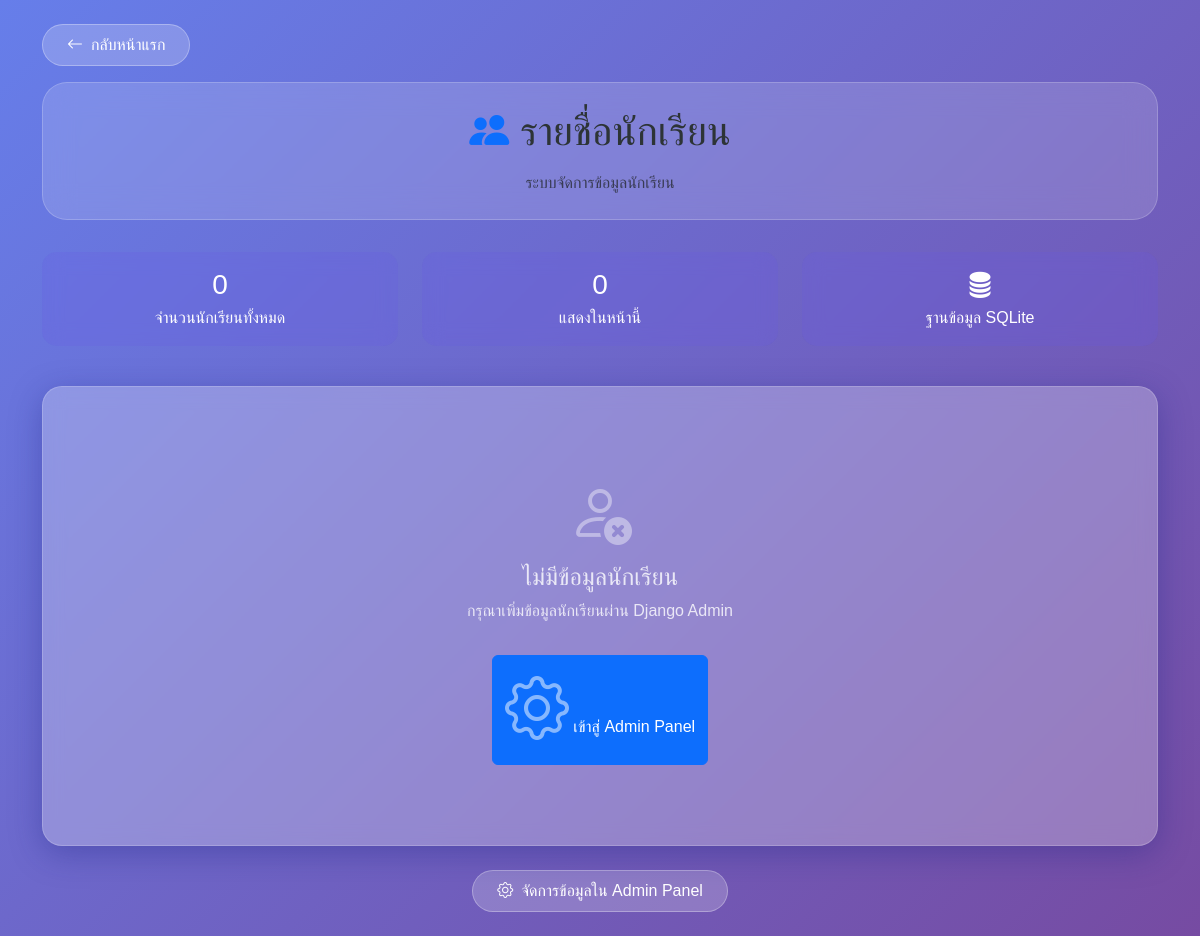
/students/, run on an earlier commit of the app's database.
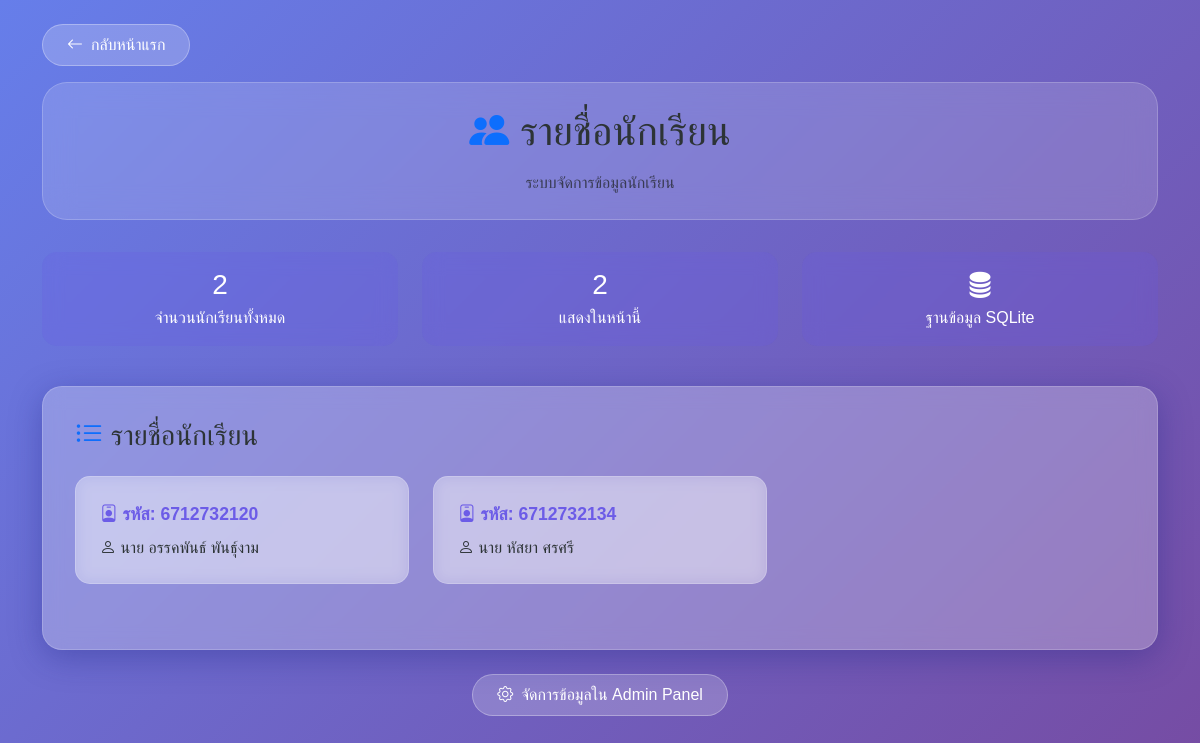
And on a later commit of the database.
### main/models.py (models this page shows, shortened)
class Students(models.Model):
    student_id = models.IntegerField(unique=True)
    name_prefix = models.CharField(choices=PREFIX_CHOICES, max_length=10)
    first_name = models.CharField(max_length=100)
    last_name = models.CharField(max_length=100)
    class Meta:
        verbose_name = "นักเรียน"
        verbose_name_plural = "นักเรียน"

### main/views.py (the view)
# urls.py: path('students/', views.students_list, name='students'),
def students_list(request):
    students = Students.objects.all().order_by('student_id')
    context = {
        'students': students,
        'total_students': students.count(),
    }
    return render(request, 'main/students.html', context)

### main/templates/main/students.html (shortened to what this page needs)
<!DOCTYPE html>
<html lang="th">
<head>
    <link href="https://cdn.jsdelivr.net/npm/bootstrap@5.3.0/dist/css/bootstrap.min.css" rel="stylesheet">
    <link rel="stylesheet" href="https://cdn.jsdelivr.net/npm/bootstrap-icons@1.10.0/font/bootstrap-icons.css">
</head>
<body>
    <div class="container py-4">
        <div class="mb-3">
            <a href="{% url 'main:index' %}" class="btn-back">
                <i class="bi bi-arrow-left"></i>
                กลับหน้าแรก
            </a>
        </div>
        <div class="header-glass fade-in">
            <h1 class="mb-3">
                <i class="bi bi-people-fill text-primary"></i>
                รายชื่อนักเรียน
            </h1>
            <p class="mb-0 text-muted">ระบบจัดการข้อมูลนักเรียน</p>
        </div>
        <div class="row mb-4 fade-in">
            <div class="col-md-4">
                <div class="stats-card">
                    <h3 class="mb-1">{{ total_students }}</h3>
                    <p class="mb-0">จำนวนนักเรียนทั้งหมด</p>
                </div>
            </div>
            <div class="col-md-4">
                <div class="stats-card">
                    <h3 class="mb-1">{{ students|length }}</h3>
                    <p class="mb-0">แสดงในหน้านี้</p>
                </div>
            </div>
            <div class="col-md-4">
                <div class="stats-card">
                    <h3 class="mb-1">
                        <i class="bi bi-database-fill"></i>
                    </h3>
                    <p class="mb-0">ฐานข้อมูล SQLite</p>
                </div>
            </div>
        </div>
        <div class="glass-card fade-in">
            {% if students %}
                <h3 class="mb-4">
                    <i class="bi bi-list-ul text-primary"></i>
                    รายชื่อนักเรียน
                </h3>
                <div class="row">
                    {% for student in students %}
                        <div class="col-md-6 col-lg-4 mb-3">
                            <div class="student-card">
                                <div class="student-id">
                                    <i class="bi bi-person-badge"></i>
                                    รหัส: {{ student.student_id }}
                                </div>
                                <div class="student-name">
                                    <i class="bi bi-person"></i>
                                    {{ student.name_prefix }} {{ student.first_name }} {{ student.last_name }}
                                </div>
                            </div>
                        </div>
                    {% endfor %}
                </div>
            {% else %}
                <div class="no-students">
                    <i class="bi bi-person-x"></i>
                    <h4>ไม่มีข้อมูลนักเรียน</h4>
                    <p>กรุณาเพิ่มข้อมูลนักเรียนผ่าน Django Admin</p>
                    <a href="http://127.0.0.1:8000/admin/" target="_blank" class="btn btn-primary mt-3">
                        <i class="bi bi-gear"></i>
                        เข้าสู่ Admin Panel
                    </a>
                </div>
            {% endif %}
        </div>
        <div class="text-center mt-4 fade-in">
            <a href="http://127.0.0.1:8000/admin/" target="_blank" class="btn-back">
                <i class="bi bi-gear"></i>
                จัดการข้อมูลใน Admin Panel
            </a>
        </div>
    </div>
</body>
</html>

### main/templates/main/students.html (style rules this page uses)
:root { --primary-color: #6c5ce7; --secondary-color: #a29bfe; --accent-color: #fd79a8; --dark-color: #2d3436; --light-color: #ddd; }
body { font-family: 'Kanit', 'Prompt', sans-serif; background: linear-gradient(135deg, #667eea 0%, #764ba2 100%); min-height: 100vh; color: var(--dark-color); }
.glass-card { background: rgba(255, 255, 255, 0.25); backdrop-filter: blur(10px); border-radius: 20px; border: 1px solid rgba(255, 255, 255, 0.18); box-shadow: 0 8px 32px 0 rgba(31, 38, 135, 0.37); padding: 2rem; margin: 1rem 0; }
.header-glass { background: rgba(255, 255, 255, 0.15); backdrop-filter: blur(15px); border-radius: 25px; border: 1px solid rgba(255, 255, 255, 0.2); padding: 1.5rem; margin-bottom: 2rem; text-align: center; }
.student-card { background: rgba(255, 255, 255, 0.3); backdrop-filter: blur(8px); border-radius: 15px; border: 1px solid rgba(255, 255, 255, 0.2); padding: 1.5rem; margin-bottom: 1rem; transition: all 0.3s ease; }
.student-id { font-weight: bold; color: var(--primary-color); font-size: 1.1rem; }
.student-name { color: var(--dark-color); font-size: 1rem; margin-top: 0.5rem; }
.stats-card { background: rgba(108, 92, 231, 0.2); backdrop-filter: blur(10px); border-radius: 15px; padding: 1rem; text-align: center; color: white; margin-bottom: 1rem; }
.btn-back { background: rgba(255, 255, 255, 0.2); border: 1px solid rgba(255, 255, 255, 0.3); color: white; padding: 0.5rem 1.5rem; border-radius: 25px; text-decoration: none; transition: all 0.3s ease; display: inline-flex; align-items: center; gap: 0.5rem; }
.fade-in { animation: fadeInUp 0.6s ease-out; }

What changed in the data, as far as the page shows it:
added Students: student_id "6712732120", name_prefix "นาย", first_name "อรรคพันธ์", last_name "พันธุ์งาม"
added Students: student_id "6712732134", name_prefix "นาย", first_name "หัสยา", last_name "ศรศรี"
Also different on the page:
{{ total_students }}: "0" → "2"
{{ students|length }}: "0" → "2"
text no longer shown: "ไม่มีข้อมูลนักเรียน กรุณาเพิ่มข้อมูลนักเรียนผ่าน Django Admin เข้าสู่ Admin Panel"
text now shown: "รายชื่อนักเรียน"
